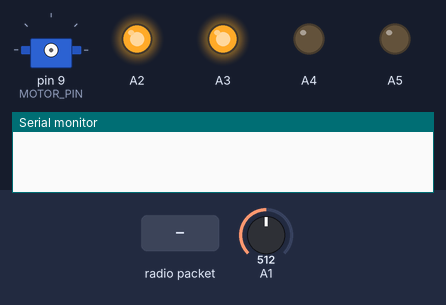
The sketch below on a simulated Arduino Nano, built with avr-gcc and run on an emulated ATmega328P. Shown: servo, output pins drawn as LEDs (lit = HIGH), the last lines printed to the serial monitor. Inputs (shaded band) come from the test bench; at power-on: A1 = 512. No radio packets arrive unless stated.

Above: at 0.12 s.
At 1.6 s:
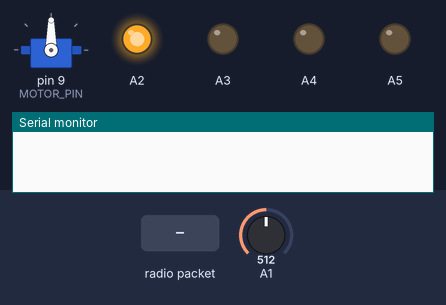
1.7 s: radio packet "1" arrives
At 1.7 s:
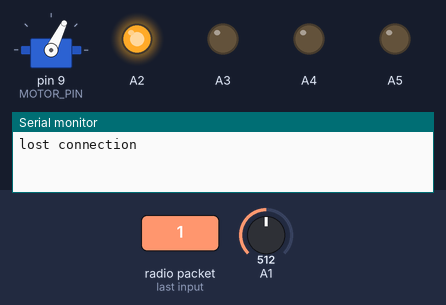
4.7 s: radio packet "0" arrives
7.7 s: radio packet "2" arrives
Timing chart, 0 to 10.7 s (numbered marks = the images above; inputs shaded):
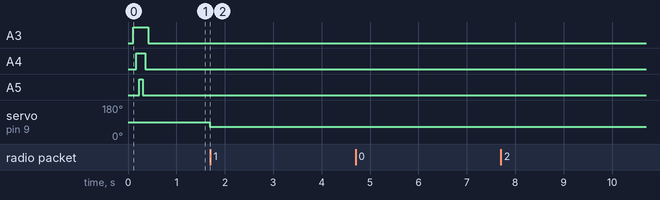

The sketch:

LongboardOSv10.ino
```cpp
#include <ServoTimer2.h>
#include <VirtualWire.h>
#define BRAKE_VALUE 1200
#define MOTOR_PIN 9
ServoTimer2 motor;
int voltage;
int escVal;
int ctr;
int ctr2;
int previousVal = 1200;
void setup() {
  startup();
  motor.attach(MOTOR_PIN);
  Serial.begin(9600);
  vw_setup(2000);
  vw_rx_start();
}


void loop() {
  voltage = analogRead(A1);
  voltage = map(voltage, 0, 13, 0, 21);
  voltLed(voltage);
  uint8_t buf[VW_MAX_MESSAGE_LEN];
  uint8_t buflen = VW_MAX_MESSAGE_LEN;
  if (vw_have_message()) {
    vw_get_message(buf, &buflen);
    escVal = buf[0];
    ctr = 0;
    if (escVal > 120) {
      escVal = map(escVal, 145, 235, 1350, 1800);
      if (previousVal < escVal) {
        previousVal += 15;
      }
      else {
        previousVal = escVal;
      }

    }
    else {
      previousVal = BRAKE_VALUE;
    }
     motor.write(previousVal);
      Serial.println(previousVal);

  }
  else {
    ctr = ctr + 1;
    if (ctr >= 4500) {
      motor.write(BRAKE_VALUE);
      Serial.println("lost connection");
    }
  }
}


void startup() {
  int pins;
  int val;
  for (pins = A2; pins < A6; pins++) {
    delay(50);
    for (val = 0; val < 1023; val++) {
      analogWrite(pins, val);
    }

  }
  for (pins = A5; pins > A1; pins--) {
    delay(50);
    for (val = 1023; val > 0; val--) {
      analogWrite(pins, val);
    }
  }
}


void voltLed(int volts) {

  switch (volts) {
    default :
      digitalWrite(A2, 800);
      digitalWrite(A3, 0);
      digitalWrite(A4, 0);
      digitalWrite(A5, 0);
      break;
    case (18) :
      digitalWrite(A2, 800);
      digitalWrite(A3, 250);
      digitalWrite(A4, 0);
      digitalWrite(A5, 0);
      break;
    case (19) :
      digitalWrite(A2, 800);
      digitalWrite(A3, 250);
      digitalWrite(A4, 250);
      digitalWrite(A5, 0);
      break;
    case (20)  :
      digitalWrite(A2, 800);
      digitalWrite(A3, 250);
      digitalWrite(A4, 250);
      digitalWrite(A5, 250);
      break;
    case (21) :
      digitalWrite(A2, 800);
      digitalWrite(A3, 250);
      digitalWrite(A4, 250);
      digitalWrite(A5, 250);
      break;

  }
}
```
